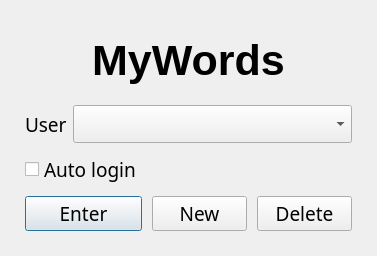
<?xml version="1.0" encoding="UTF-8"?>
<ui version="4.0">
 <class>EntranceClass</class>
 <widget class="QDialog" name="EntranceClass">
  <property name="geometry">
   <rect>
    <x>0</x>
    <y>0</y>
    <width>377</width>
    <height>255</height>
   </rect>
  </property>
  <property name="font">
   <font>
    <family>微软雅黑</family>
    <pointsize>16</pointsize>
   </font>
  </property>
  <property name="contextMenuPolicy">
   <enum>Qt::NoContextMenu</enum>
  </property>
  <property name="windowTitle">
   <string>Entrance</string>
  </property>
  <property name="windowIcon">
   <iconset resource="MyWords.qrc">
    <normaloff>:/Entrance/Images/MyWords.png</normaloff>:/Entrance/Images/MyWords.png</iconset>
  </property>
  <layout class="QGridLayout">
   <property name="margin">
    <number>25</number>
   </property>
   <property name="spacing">
    <number>10</number>
   </property>
   <item row="3" column="2">
    <widget class="QPushButton" name="buttonDelUser">
     <property name="font">
      <font>
       <pointsize>14</pointsize>
      </font>
     </property>
     <property name="text">
      <string>Delete</string>
     </property>
     <property name="icon">
      <iconset resource="MyWords.qrc">
       <normaloff>:/Entrance/Images/delete_user.png</normaloff>:/Entrance/Images/delete_user.png</iconset>
     </property>
     <property name="iconSize">
      <size>
       <width>32</width>
       <height>32</height>
      </size>
     </property>
    </widget>
   </item>
   <item row="3" column="1">
    <widget class="QPushButton" name="buttonAddUser">
     <property name="font">
      <font>
       <pointsize>14</pointsize>
      </font>
     </property>
     <property name="text">
      <string>New</string>
     </property>
     <property name="icon">
      <iconset resource="MyWords.qrc">
       <normaloff>:/Entrance/Images/add_user.png</normaloff>:/Entrance/Images/add_user.png</iconset>
     </property>
     <property name="iconSize">
      <size>
       <width>32</width>
       <height>32</height>
      </size>
     </property>
    </widget>
   </item>
   <item row="3" column="0">
    <widget class="QPushButton" name="buttonEnter">
     <property name="font">
      <font>
       <pointsize>14</pointsize>
      </font>
     </property>
     <property name="text">
      <string>Enter</string>
     </property>
     <property name="icon">
      <iconset resource="MyWords.qrc">
       <normaloff>:/Entrance/Images/Home.png</normaloff>:/Entrance/Images/Home.png</iconset>
     </property>
     <property name="iconSize">
      <size>
       <width>32</width>
       <height>32</height>
      </size>
     </property>
     <property name="default">
      <bool>true</bool>
     </property>
    </widget>
   </item>
   <item row="0" column="0" colspan="3">
    <widget class="QLabel" name="label_3">
     <property name="minimumSize">
      <size>
       <width>0</width>
       <height>70</height>
      </size>
     </property>
     <property name="font">
      <font>
       <family>Arial</family>
       <pointsize>32</pointsize>
       <weight>75</weight>
       <bold>true</bold>
      </font>
     </property>
     <property name="text">
      <string>MyWords</string>
     </property>
     <property name="alignment">
      <set>Qt::AlignCenter</set>
     </property>
    </widget>
   </item>
   <item row="2" column="0">
    <widget class="QCheckBox" name="checkBox">
     <property name="font">
      <font>
       <pointsize>14</pointsize>
      </font>
     </property>
     <property name="text">
      <string>Auto login</string>
     </property>
    </widget>
   </item>
   <item row="1" column="0" colspan="3">
    <layout class="QHBoxLayout">
     <property name="spacing">
      <number>6</number>
     </property>
     <property name="margin">
      <number>0</number>
     </property>
     <item>
      <widget class="QLabel" name="label">
       <property name="font">
        <font>
         <pointsize>14</pointsize>
        </font>
       </property>
       <property name="text">
        <string>User</string>
       </property>
       <property name="textFormat">
        <enum>Qt::AutoText</enum>
       </property>
      </widget>
     </item>
     <item>
      <widget class="QComboBox" name="comboBoxUser">
       <property name="sizePolicy">
        <sizepolicy hsizetype="Expanding" vsizetype="Fixed">
         <horstretch>0</horstretch>
         <verstretch>0</verstretch>
        </sizepolicy>
       </property>
      </widget>
     </item>
    </layout>
   </item>
  </layout>
 </widget>
 <layoutdefault spacing="6" margin="11"/>
 <resources>
  <include location="MyWords.qrc"/>
 </resources>
 <connections/>
</ui>
